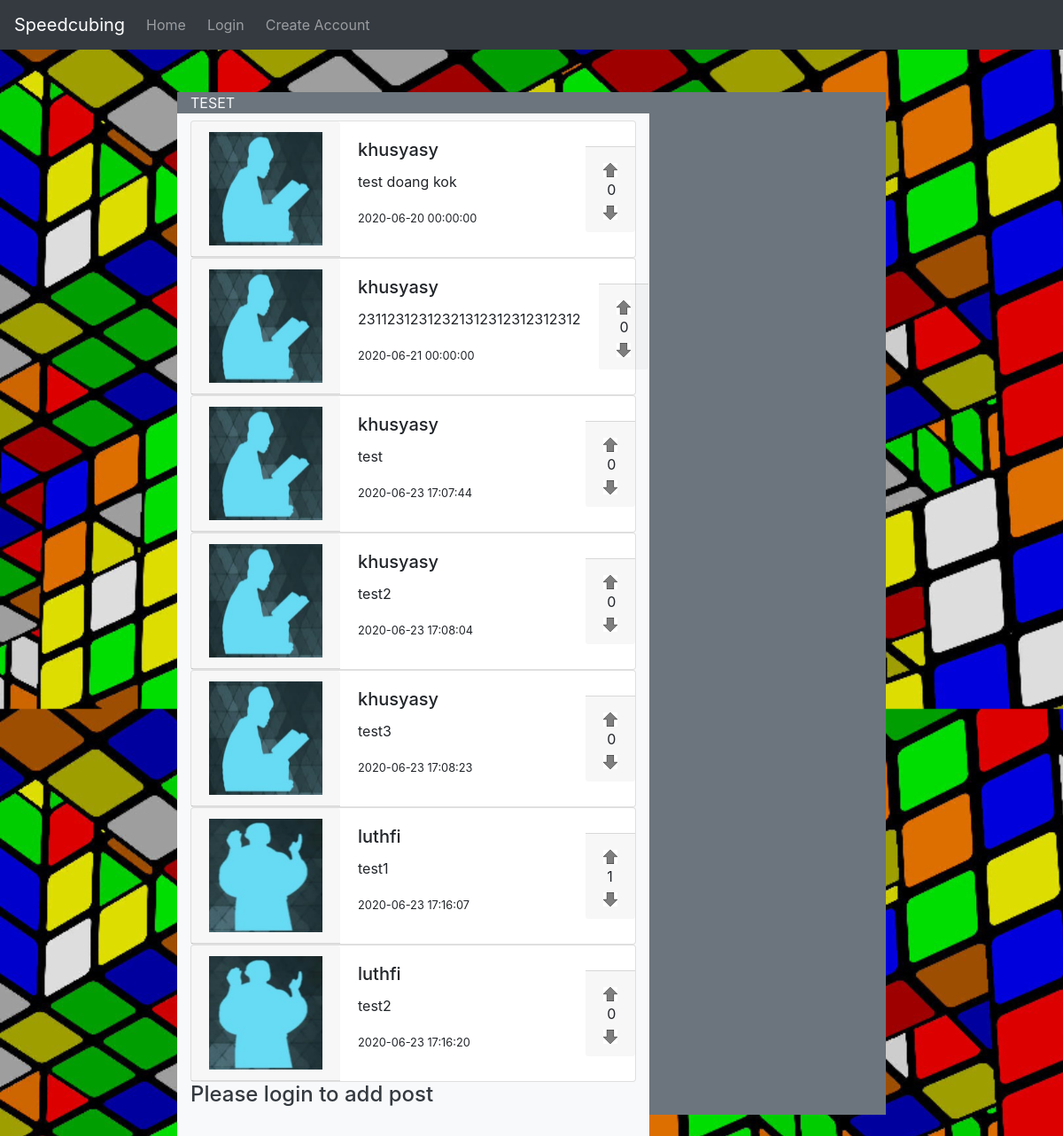
The app's page /ci_rubik/thread/index/1 with its own data.
### tables this page shows
CREATE TABLE `tbl_thread` (
  `id` int(11) NOT NULL,
  `id_kategori` int(11) NOT NULL,
  `id_account` int(11) NOT NULL,
  `nama_thread` varchar(50) NOT NULL,
  `tanggal_buat` datetime NOT NULL
);

CREATE TABLE `tbl_post` (
  `id` int(11) NOT NULL,
  `id_thread` int(11) NOT NULL,
  `id_account` int(11) NOT NULL,
  `tanggal_post` datetime NOT NULL,
  `isi_post` text NOT NULL
);

CREATE TABLE `tbl_account` (
  `id` int(11) NOT NULL,
  `username` varchar(50) NOT NULL,
  `email` varchar(50) NOT NULL,
  `password` varchar(50) NOT NULL,
  `name` varchar(50) NOT NULL,
  `level` varchar(20) NOT NULL
);

### ci_rubik/application/controllers/Thread.php (called while the page is built, shortened)
<?php
class Thread extends CI_Controller {
	public function index($id)
	{
        $data['title'] = 'Speedcubing';
		$data['user'] = $this->session->userdata('user');
		$data['thread'] = $this->ThreadModel->get_thread($id);
		if(isset($data['user'])){
			$data['posts'] = $this->PostModel->get_by_thread($id, $data['user']['id']);
		}else{
			$data['posts'] = $this->PostModel->get_by_thread($id, -1);
		}
		$data['userinfo'] = $this->load->view('userinfo', $data, true);
		$this->load->view('templates/header', $data);
		$this->load->view('thread', $data);
		$this->load->view('templates/footer');
	}
}

### ci_rubik/index.php (called while the page is built, shortened)
<?php
require_once BASEPATH.'core/CodeIgniter.php';

### ci_rubik/application/models/ThreadModel.php (called while the page is built, shortened)
<?php
class ThreadModel extends CI_Model{
    public function get_thread($id){
        $query = $this->db->where('id', $id)
                            ->get('tbl_thread')->row_array();
        return $query;
    }
}

### ci_rubik/application/models/PostModel.php (called while the page is built, shortened)
<?php
class PostModel extends CI_Model{
    public function get_by_thread($thread, $sess_id){
        $query = $this->db->select("tbl_post.id, tbl_post.tanggal_post, tbl_post.isi_post, tbl_account.username, tbl_account.id as idacc, SUM(IF(tbl_vote.upvote = 1, 1, 0)) AS upvote, SUM(IF(tbl_vote.upvote = 0, 1, 0)) AS downvote, SUM(IF(tbl_vote.upvote = 1 AND tbl_vote.id_account = $sess_id, 1, 0)) AS upvoted, SUM(IF(tbl_vote.upvote = 0 AND tbl_vote.id_account = $sess_id, 1, 0)) AS downvoted", FALSE)
                            ->from('tbl_post')
                            ->join('tbl_account', 'tbl_post.id_account = tbl_account.id')
                            ->join('tbl_vote', 'tbl_vote.id_post = tbl_post.id', 'LEFT')
                            ->where('tbl_post.id_thread', $thread)
                            ->group_by('tbl_post.id')
                            ->order_by('tbl_post.tanggal_post', 'ASC')
                            ->get()->result_array();
        return $query;
    }
}

### ci_rubik/application/views/thread.php (the view, shortened to what this page needs)
<div class="container-fluid h-100">
    <div class="row h-100 mt-md-5">
        <div class="col-md-8 offset-md-2 bg-secondary">
            <p class="text-light m-auto"><?php echo $thread['nama_thread'] ?></p>
            <div class="row h-100">
                <div class="col-md-8 bg-light">
                    <?php foreach($posts AS $data): ?>
                        <div class="card my-3 flex-row m-auto">
                            <div class="card-header m-auto">
                                <?php
                                $pid = $data['id'];
                                $imageDir = file_exists(FCPATH."assets/images/account/".$data['username'].".png") ? base_url()."assets/images/account/".$data['username'].".png" : base_url()."assets/images/account/default.png";
                                ?>
                                <img src="<?php echo $imageDir."?=" ?>" alt="profile pict" height="128" width="128">
                            </div>
                            <div class="card-body">
                                <h5 class="card-title"><?php echo $data['username']?></h5>
                                <p class="card-text"><?php echo $data['isi_post']?></p>
                                <p class="card-text"><small><?php echo $data['tanggal_post']?></small></p>
                            </div>
                            <div class="card-footer m-auto">
                                <img class="clickable" src="<?= base_url() ?>assets/images/upvote<?php echo ($data['upvoted'] == 1 ? 'd' : ''); ?>.png" alt="up" height="16" width="16" onclick="location.href = '<?= base_url() ?>thread/upvote/<?= $pid ?>';">
                                <p class="m-auto pl-1"><?= $data['upvote'] - $data['downvote'] ?></p>
                                <img class="clickable" src="<?= base_url() ?>assets/images/downvote<?php echo ($data['downvoted'] == 1 ? 'd' : ''); ?>.png" alt="down" height="16" width="16" onclick="location.href = '<?= base_url() ?>thread/downvote/<?= $pid ?>';">
                            </div>
                        </div>
                    <?php endforeach; ?>
                    <?php if($thread != null): ?>
                        <?php if(isset($user)): ?>
                            <form action="<?= base_url() ?>thread/add_post" method="post">
                                <input type="hidden" name="id_thr" value="<?= $thread['id'] ?>">
                                <div class="form-group">
                                    <label for="isi" class="text-dark">Add Post</label>
                                    <textarea class="form-control" name="isi" placeholder="Post" rows="3" required></textarea>
                                    <input type="reset" name="Cancel" class="btn btn-secondary">
                                    <input type="submit" name="Submit" class="btn btn-secondary">
                                </div>
                            </form>
                        <?php else: ?>
                            <h4 class="text-dark">Please login to add post</h4>
                        <?php endif; ?>
                    <?php else: ?>
                        <h4 class="text-dark">Thread not found</h4>
                    <?php endif; ?>
                </div>
                <div class="col-md-4 text-light">
                </div>
            </div>
        </div>
    </div>
</div>

### ci_rubik/application/views/templates/header.php (shortened to what this page needs)
<!DOCTYPE html>
<head>
    <link rel="stylesheet" href="https://stackpath.bootstrapcdn.com/bootstrap/4.4.1/css/bootstrap.min.css">
    <link rel="stylesheet" href="<?= base_url() ?>assets/css/style.css">
</head>
<body>
    <nav class="navbar navbar-expand-lg navbar-dark bg-dark">
        <a class="navbar-brand" href="<?= base_url() ?>">Speedcubing</a>
        <div class="collapse navbar-collapse" id="navbarSupportedContent">
            <ul class="navbar-nav mr-auto">
                <li class="nav-item mr-2 index">
                    <a class="nav-link" href="<?= base_url() ?>">Home</a>
                </li>
                <?php if(isset($user)): ?>
                    <?php if($user['level'] == 'admin'): ?>
                        <li class="nav-item mr-2 admin">
                            <a class="nav-link" href="<?= base_url() . 'admin' ?>">Admin</a>
                        </li>
                    <?php endif; ?>
                    <li class="nav-item mr-2 addthread">
                        <a class="nav-link" href="<?= base_url() . 'thread/form_add_thread' ?>">New Thread</a>
                    </li>
                    <li class="nav-item mr-2 profile">
                        <a class="nav-link" href="<?= base_url() . 'home/profile/'.$user['id'] ?>">Profile</a>
                    </li>
                    <li class="nav-item mr-2 logout">
                    <a class="nav-link" href="<?= base_url() . 'logout' ?>">Logout</a>
                    </li>
                <?php else: ?>
                    <li class="nav-item mr-2 form_login">
                        <a class="nav-link" href="<?= base_url() . 'login' ?>">Login</a>
                    </li>
                    <li class="nav-item mr-2 form_regis">
                        <a class="nav-link" href="<?= base_url() . 'regis' ?>">Create Account</a>
                    </li>
                <?php endif; ?>
            </ul>
        </div>
    </nav>

### ci_rubik/application/views/templates/footer.php (shortened to what this page needs)
</body>
</html>

### ci_rubik/assets/css/style.css (style rules this page uses)
* { margin: 0; padding: 0; }
body { height: 100%; background-image: url(../images/background.jpg); background-size: cover; }
.clickable { cursor: pointer; }

### records on screen
tbl_thread: nama_thread "TESET"
tbl_post: id_account.username (picture), id_account.username "khusyasy", isi_post "test doang kok", tanggal_post "2020-06-20 00:00:00", downvote "0"
tbl_post: id_account.username (picture), id_account.username "khusyasy", isi_post "23112312312321312312312312312", tanggal_post "2020-06-21 00:00:00", downvote "0"
tbl_post: id_account.username (picture), id_account.username "khusyasy", isi_post "test", tanggal_post "2020-06-23 17:07:44", downvote "0"
tbl_post: id_account.username (picture), id_account.username "khusyasy", isi_post "test2", tanggal_post "2020-06-23 17:08:04", downvote "0"
tbl_post: id_account.username (picture), id_account.username "khusyasy", isi_post "test3", tanggal_post "2020-06-23 17:08:23", downvote "0"
tbl_post: id_account.username (picture), id_account.username "luthfi", isi_post "test1", tanggal_post "2020-06-23 17:16:07", downvote "1"
tbl_post: id_account.username (picture), id_account.username "luthfi", isi_post "test2", tanggal_post "2020-06-23 17:16:20", downvote "0"
